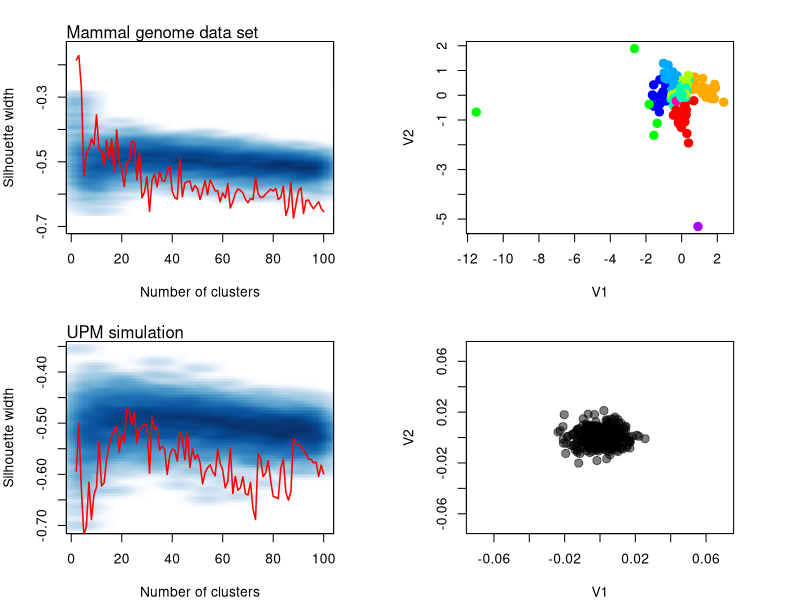
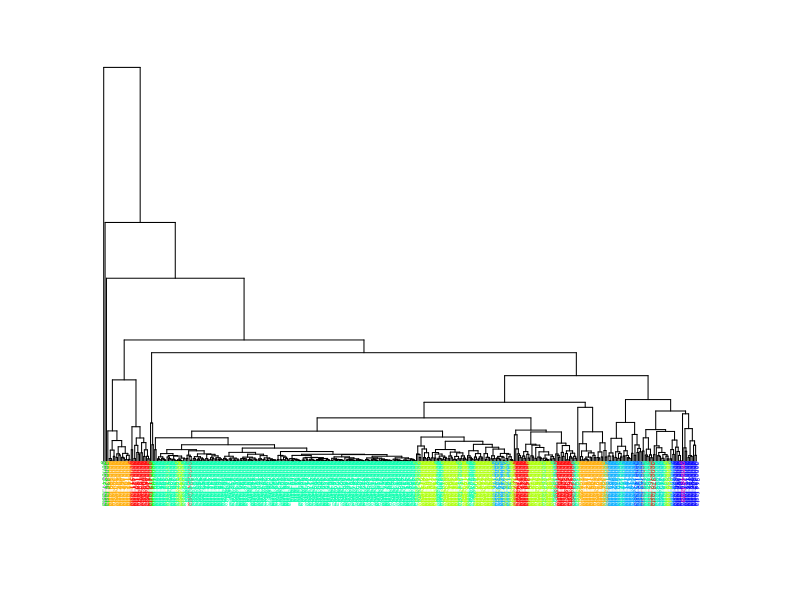
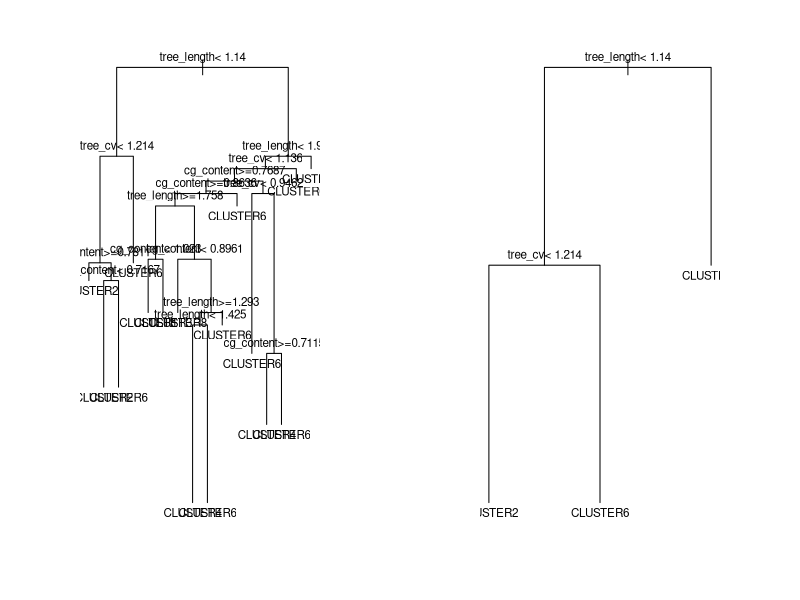

The R script that drew these images, in order:
#######
## Clustering and MDS
######

library(cluster)

true_cluster <- read.table("empirical_data/out_clus_sil.txt")
true_boot <- read.table("empirical_data/out_boot1.txt")
true_points <- read.table("empirical_data/points_mds.txt")

true_cluster_150 <- true_cluster[true_cluster[, 1] <= 100, ]
true_boot_150 <- true_boot[true_boot[, 1] <= 100, ]

sim_cluster <- read.table("upm_simulations/sim_clus_sil.txt")
sim_boot <- read.table("upm_simulations/out_boot1.sil.txt")
sim_points <- read.table("upm_simulations/points_points_sim_mds.txt")

sim_cluster_150 <- sim_cluster[sim_cluster[, 1] <= 100, ]
sim_boot_150 <- sim_boot[sim_boot[, 1] <= 100, ]
boot_ranges <- matrix(NA, nrow(true_cluster), 3)
for(i in 1:nrow(true_cluster)){
      boot_ranges[i, ] <- c(i + 1, range(true_boot[true_boot[, 1]==(i + 1), 2]))
}
signiff_clusters <- sapply(1:nrow(true_cluster), function(x) (true_cluster[x, 2] > boot_ranges[x, 3]))

cluster_id <- clara(true_points, k = 9)

pdf("upm_summary_results.pdf", width = 20)
#########
#pdf("upm_plots.pdf")
par(mfrow = c(2, 2))
par(mar = c(4, 4, 2.5, 4))
smoothScatter((true_boot_150[, 1]), true_boot_150[, 2], pch = "", col = rgb(0, 0, 0.5, 0.1), ylim = c(-0.7, -0.15), xlab = "Number of clusters", ylab = "Silhouette width")
mtext("Mammal genome data set", adj = 0)
lines(true_cluster_150, lwd = 1.5, col = "red")
plot(true_points[, 1:2], pch = 20, col = rainbow(9)[cluster_id$clustering], cex = 2)

smoothScatter(sim_boot_150[, 1], sim_boot_150[, 2], pch = "", col = rgb(0, 0, 0.5, 0.1), xlab = "Number of clusters", ylab = "Silhouette width")
mtext("UPM simulation", adj = 0)
lines(sim_cluster_150, lwd = 1.5, col = "red")
plot(sim_points[, 1:2], pch = 20, xlim = c(-0.07, 0.07), ylim = c(-0.07, 0.07), col = rgb(0, 0, 0, 0.5), cex = 2)

#dev.off()

###########
##########
# hierarchical clustering
###########
##########
library(ape)
par(mfrow = c(1, 1))
mds_matrix <- dist(read.table("empirical_data/points_mds.txt"))
#sbsd_matrix <- as.dist(read.table("fill_sbsdout.txt", head = T))
hclu <- as.phylo(hclust(mds_matrix))
plot(hclu, tip.color = rainbow(9)[cluster_id$clustering], direction = "downwards", cex = 0.4)

###################
##################
# tree classifier
################
################
library(rpart)

data_classify <- read.table('classification_data.csv', sep = ',', head= T, row.names = 1)

tr2 <- rpart(cluster ~ cg_content + tree_cv + tree_length, data = data_classify)
tr2.p <- prune(tr2, cp = 0.024)
printcp(tr2.p)

par(mfrow = c(1, 2))
plot(tr2)
text(tr2, cex = 0.7)
plot(tr2.p)
text(tr2.p, cex = 0.7)

dev.off()



